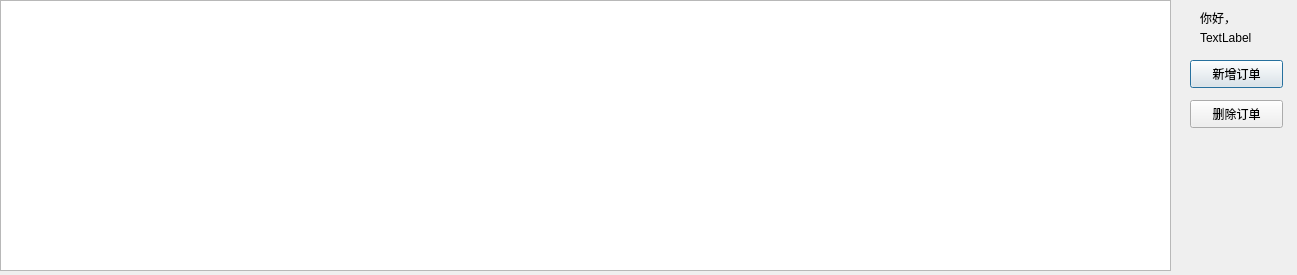
<?xml version="1.0" encoding="UTF-8"?>
<ui version="4.0">
 <class>table_book</class>
 <widget class="QDialog" name="table_book">
  <property name="geometry">
   <rect>
    <x>0</x>
    <y>0</y>
    <width>1297</width>
    <height>275</height>
   </rect>
  </property>
  <property name="windowTitle">
   <string>Dialog</string>
  </property>
  <widget class="QTableView" name="tableView">
   <property name="geometry">
    <rect>
     <x>0</x>
     <y>0</y>
     <width>1171</width>
     <height>271</height>
    </rect>
   </property>
  </widget>
  <widget class="QPushButton" name="pushButton">
   <property name="geometry">
    <rect>
     <x>1190</x>
     <y>60</y>
     <width>93</width>
     <height>28</height>
    </rect>
   </property>
   <property name="text">
    <string>新增订单</string>
   </property>
  </widget>
  <widget class="QLabel" name="hello">
   <property name="geometry">
    <rect>
     <x>1200</x>
     <y>10</y>
     <width>72</width>
     <height>15</height>
    </rect>
   </property>
   <property name="text">
    <string>你好，</string>
   </property>
  </widget>
  <widget class="QLabel" name="name">
   <property name="geometry">
    <rect>
     <x>1200</x>
     <y>30</y>
     <width>72</width>
     <height>15</height>
    </rect>
   </property>
   <property name="text">
    <string>TextLabel</string>
   </property>
  </widget>
  <widget class="QPushButton" name="pushButton_2">
   <property name="geometry">
    <rect>
     <x>1190</x>
     <y>100</y>
     <width>93</width>
     <height>28</height>
    </rect>
   </property>
   <property name="text">
    <string>删除订单</string>
   </property>
  </widget>
 </widget>
 <resources/>
 <connections/>
</ui>
